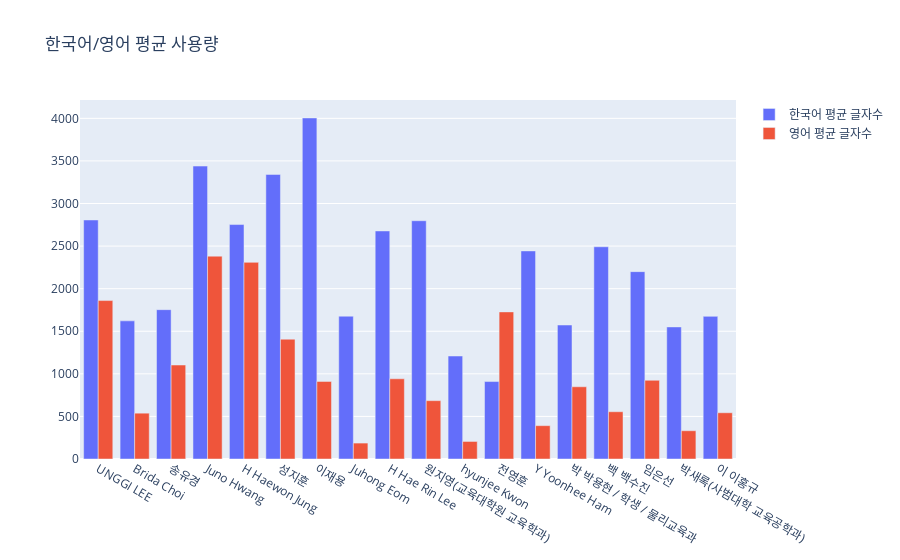

This figure's notebook cell:
### Code cell
import plotly.graph_objects as go

kor_ls = [ko_eng['한국어 평균 글자수'] for ko_eng in ko_eng_count.values()]
eng_ls = [ko_eng['영어 평균 글자수'] for ko_eng in ko_eng_count.values()]

fig = go.Figure(data=[
    go.Bar(name='한국어 평균 글자수', x=list(ko_eng_count.keys()), y=kor_ls),
    go.Bar(name='영어 평균 글자수', x=list(ko_eng_count.keys()), y=eng_ls)
])

# Change the bar mode
fig.update_layout(title = '한국어/영어 평균 사용량', barmode='group')
fig.show()

### Figure 1 — Plotly figure (JSON) as saved in the notebook; plotly's stock layout.template omitted (floating-point values rounded to 4 significant figures)
{"data": [{"name": "한국어 평균 글자수", "type": "bar", "x": ["UNGGI LEE", "Brida Choi", "송유경", "Juno Hwang", "H\nHaewon Jung", "성지훈 ", "이재용 ", "Juhong Eom", "H\nHae Rin Lee", "원지영(교육대학원 교육학과)", "hyunjee Kwon", "전영훈", "Y\nYoonhee Ham", "박\n박용현 / 학생 / 물리교육과 ", "백\n백수진", "임은선 ", "박새록(사범대학 교육공학과) ", "이\n이홍규"], "y": [2807.0, 1622, 1754.0, 3440.0, 2753, 3342.0, 4005.0, 1677, 2678, 2798, 1210.0, 909.3, 2444.0, 1574.0, 2492, 2200, 1551, 1675]}, {"name": "영어 평균 글자수", "type": "bar", "x": ["UNGGI LEE", "Brida Choi", "송유경", "Juno Hwang", "H\nHaewon Jung", "성지훈 ", "이재용 ", "Juhong Eom", "H\nHae Rin Lee", "원지영(교육대학원 교육학과)", "hyunjee Kwon", "전영훈", "Y\nYoonhee Ham", "박\n박용현 / 학생 / 물리교육과 ", "백\n백수진", "임은선 ", "박새록(사범대학 교육공학과) ", "이\n이홍규"], "y": [1860.0, 538, 1104.0, 2382.0, 2309, 1407, 911, 187, 942, 685, 206, 1727.0, 391.5, 848, 555, 924, 332, 543]}], "layout": {"barmode": "group", "title": {"text": "한국어/영어 평균 사용량"}}}
